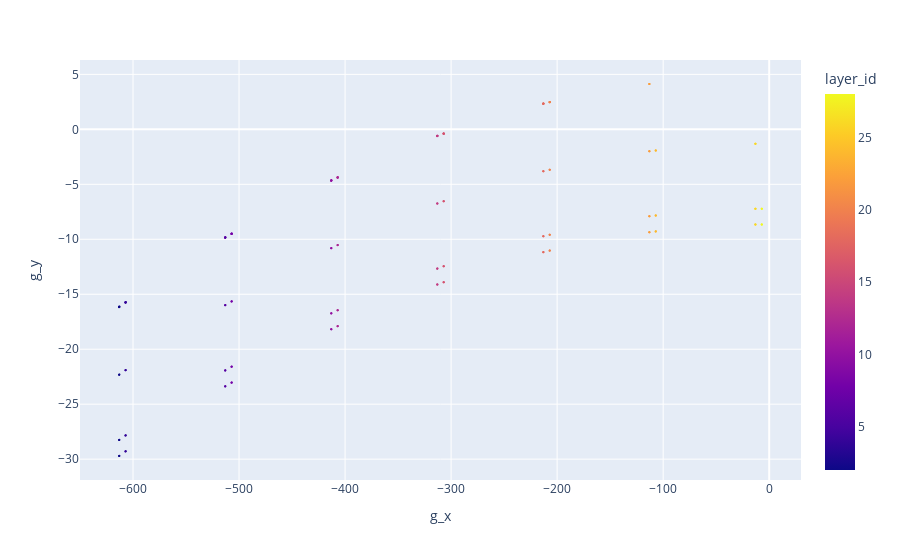
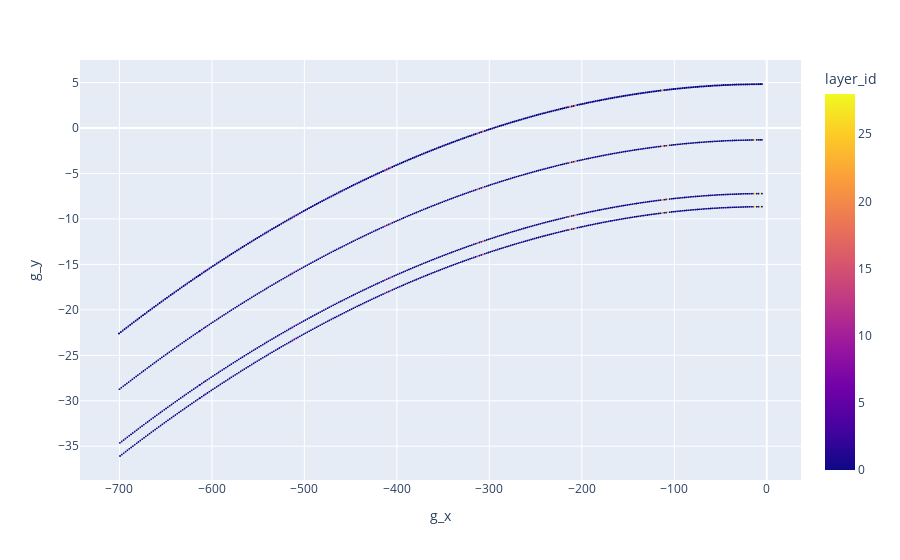
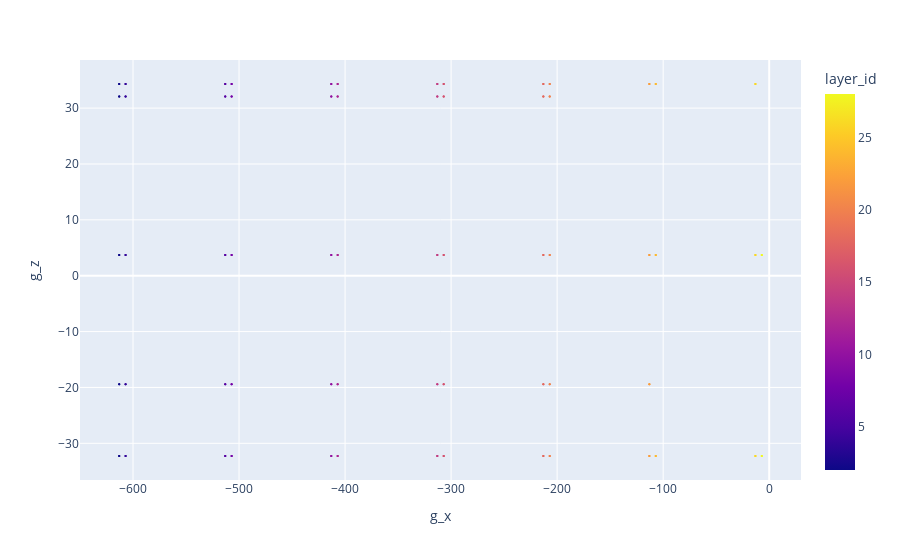
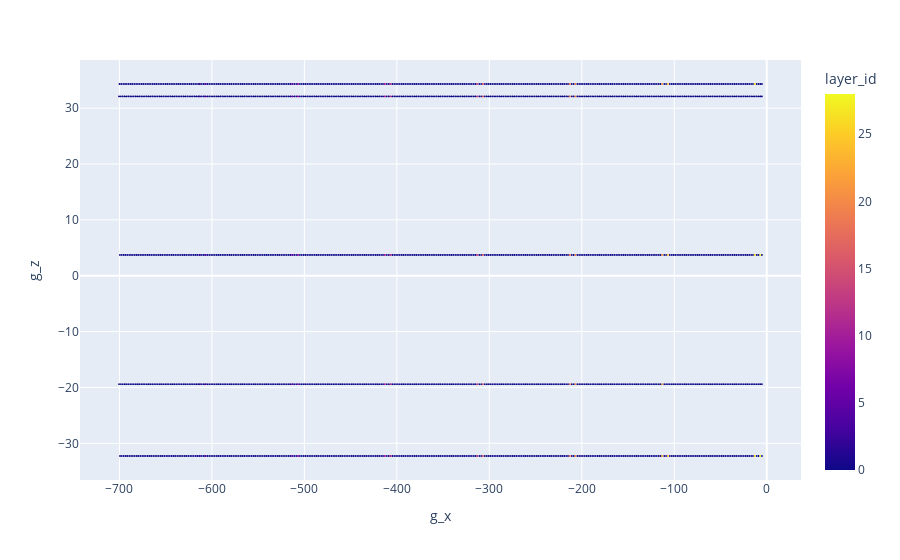

Source (notebook cell) for these figures, in order:
### Code cell
#1.15 T Constant BField
inputFile="/Users/pbutti/sw/ldmx-sw/test/straight_propagator_states.root"

with uproot.open(inputFile) as infile:
    propagation_tree = infile["propagation_steps"]

    #Check the branches in the tree
    #print(propagation_tree.values())

    #Read in the X global position/direction of the steps as panda data frames
    step_position       = propagation_tree.arrays(["g_x","g_y","g_z","sensitive_id","approach_id","layer_id"],"layer_id>0",library="pd")
    step_position_sens  = propagation_tree.arrays(["g_x","g_y","g_z","sensitive_id","approach_id","layer_id"],"sensitive_id>-1",library="pd")
    step_direction = propagation_tree.arrays(["d_x","d_y","d_z"],library="pd")
    
    #print(step_position)
    #print(step_position.droplevel(level=1,axis=0))
    #make a flat df from the multi-index
    flat_step_position = step_position.reset_index()
    flat_step_position_sens = step_position_sens.reset_index()
    
    print(flat_step_position)
    
    #print(g_x)
    #fig = step_position["g_x"].plot.hist()
    #fig.show()
    
    make2DPlots = True
    
    if (make2DPlots):
        
        fig = flat_step_position.plot.scatter(x="g_x",y="g_y",color="layer_id")
        fig.update_traces(marker_size = 2)
        fig.show()
        
        fig = flat_step_position_sens.plot.scatter(x="g_x",y="g_y",color="layer_id")
        fig.update_traces(marker_size = 2)
        fig.show()
    
        fig = flat_step_position.plot.scatter(x="g_x",y="g_z",color="layer_id")
        fig.update_traces(marker_size = 2)
        fig.show()
        
        fig = flat_step_position_sens.plot.scatter(x="g_x",y="g_z",color="layer_id")
        fig.update_traces(marker_size = 2)
        fig.show()
    
        #fig = px.scatter_3d(flat_step_position, x='g_x', y='g_y', z='g_z', color="layer_id")
        #fig.update_layout(autosize=False,margin=dict(l=0, r=0, b=0, t=0))
        #fig.update_traces(marker_size = 2)
        #fig.show()
        
        fig = px.scatter_3d(flat_step_position_sens, x='g_x', y='g_y', z='g_z', color="layer_id")
        fig.update_layout(autosize=False,margin=dict(l=0, r=0, b=0, t=0))
        fig.update_traces(marker_size = 2)
        fig.show()
        
        
        pass

### Figure 1 — Plotly figure (JSON) as saved in the notebook; plotly's stock layout.template omitted (floating-point values rounded to 4 significant figures; data arrays with more than 128 entries replaced by an {"elided": "..."} marker saying what was removed)
{"data": [{"hovertemplate": "g_x=%{x}<br>g_y=%{y}<br>layer_id=%{marker.color}<extra></extra>", "legendgroup": "", "marker": {"color": {"elided": "186 int values"}, "coloraxis": "coloraxis", "size": 2, "symbol": "circle"}, "mode": "markers", "name": "", "orientation": "v", "showlegend": false, "type": "scatter", "x": {"elided": "186 float values"}, "xaxis": "x", "y": {"elided": "186 float values"}, "yaxis": "y"}], "layout": {"autosize": true, "coloraxis": {"colorbar": {"title": {"text": "layer_id"}}, "colorscale": [[0, "#0d0887"], [0.1111, "#46039f"], [0.2222, "#7201a8"], [0.3333, "#9c179e"], [0.4444, "#bd3786"], [0.5556, "#d8576b"], [0.6667, "#ed7953"], [0.7778, "#fb9f3a"], [0.8889, "#fdca26"], [1, "#f0f921"]]}, "legend": {"tracegroupgap": 0}, "margin": {"t": 60}, "xaxis": {"anchor": "y", "autorange": true, "domain": [0, 1], "range": [-649.0, 28.98], "title": {"text": "g_x"}, "type": "linear"}, "yaxis": {"anchor": "x", "autorange": true, "domain": [0, 1], "range": [-32.18, 6.591], "title": {"text": "g_y"}, "type": "linear"}}}

### Figure 2 — Plotly figure (JSON) as saved in the notebook; plotly's stock layout.template omitted (floating-point values rounded to 4 significant figures; data arrays with more than 128 entries replaced by an {"elided": "..."} marker saying what was removed)
{"data": [{"hovertemplate": "g_x=%{x}<br>g_y=%{y}<br>layer_id=%{marker.color}<extra></extra>", "legendgroup": "", "marker": {"color": {"elided": "1869 int values"}, "coloraxis": "coloraxis", "size": 2, "symbol": "circle"}, "mode": "markers", "name": "", "showlegend": false, "type": "scattergl", "x": {"elided": "1869 float values"}, "xaxis": "x", "y": {"elided": "1869 float values"}, "yaxis": "y"}], "layout": {"autosize": true, "coloraxis": {"colorbar": {"title": {"text": "layer_id"}}, "colorscale": [[0, "#0d0887"], [0.1111, "#46039f"], [0.2222, "#7201a8"], [0.3333, "#9c179e"], [0.4444, "#bd3786"], [0.5556, "#d8576b"], [0.6667, "#ed7953"], [0.7778, "#fb9f3a"], [0.8889, "#fdca26"], [1, "#f0f921"]]}, "legend": {"tracegroupgap": 0}, "margin": {"t": 60}, "xaxis": {"anchor": "y", "autorange": true, "domain": [0, 1], "range": [-741.5, 35.9], "title": {"text": "g_x"}, "type": "linear"}, "yaxis": {"anchor": "x", "autorange": true, "domain": [0, 1], "range": [-39.06, 7.823], "title": {"text": "g_y"}, "type": "linear"}}}

### Figure 3 — Plotly figure (JSON) as saved in the notebook; plotly's stock layout.template omitted (floating-point values rounded to 4 significant figures; data arrays with more than 128 entries replaced by an {"elided": "..."} marker saying what was removed)
{"data": [{"hovertemplate": "g_x=%{x}<br>g_z=%{y}<br>layer_id=%{marker.color}<extra></extra>", "legendgroup": "", "marker": {"color": {"elided": "186 int values"}, "coloraxis": "coloraxis", "size": 2, "symbol": "circle"}, "mode": "markers", "name": "", "orientation": "v", "showlegend": false, "type": "scatter", "x": {"elided": "186 float values"}, "xaxis": "x", "y": {"elided": "186 float values"}, "yaxis": "y"}], "layout": {"autosize": true, "coloraxis": {"colorbar": {"title": {"text": "layer_id"}}, "colorscale": [[0, "#0d0887"], [0.1111, "#46039f"], [0.2222, "#7201a8"], [0.3333, "#9c179e"], [0.4444, "#bd3786"], [0.5556, "#d8576b"], [0.6667, "#ed7953"], [0.7778, "#fb9f3a"], [0.8889, "#fdca26"], [1, "#f0f921"]]}, "legend": {"tracegroupgap": 0}, "margin": {"t": 60}, "xaxis": {"anchor": "y", "autorange": true, "domain": [0, 1], "range": [-649.0, 28.98], "title": {"text": "g_x"}, "type": "linear"}, "yaxis": {"anchor": "x", "autorange": true, "domain": [0, 1], "range": [-37.13, 39.17], "title": {"text": "g_z"}, "type": "linear"}}}

### Figure 4 — Plotly figure (JSON) as saved in the notebook; plotly's stock layout.template omitted (floating-point values rounded to 4 significant figures; data arrays with more than 128 entries replaced by an {"elided": "..."} marker saying what was removed)
{"data": [{"hovertemplate": "g_x=%{x}<br>g_z=%{y}<br>layer_id=%{marker.color}<extra></extra>", "legendgroup": "", "marker": {"color": {"elided": "1869 int values"}, "coloraxis": "coloraxis", "size": 2, "symbol": "circle"}, "mode": "markers", "name": "", "showlegend": false, "type": "scattergl", "x": {"elided": "1869 float values"}, "xaxis": "x", "y": {"elided": "1869 float values"}, "yaxis": "y"}], "layout": {"autosize": true, "coloraxis": {"colorbar": {"title": {"text": "layer_id"}}, "colorscale": [[0, "#0d0887"], [0.1111, "#46039f"], [0.2222, "#7201a8"], [0.3333, "#9c179e"], [0.4444, "#bd3786"], [0.5556, "#d8576b"], [0.6667, "#ed7953"], [0.7778, "#fb9f3a"], [0.8889, "#fdca26"], [1, "#f0f921"]]}, "legend": {"tracegroupgap": 0}, "margin": {"t": 60}, "xaxis": {"anchor": "y", "autorange": true, "domain": [0, 1], "range": [-741.5, 35.9], "title": {"text": "g_x"}, "type": "linear"}, "yaxis": {"anchor": "x", "autorange": true, "domain": [0, 1], "range": [-37.13, 39.17], "title": {"text": "g_z"}, "type": "linear"}}}
